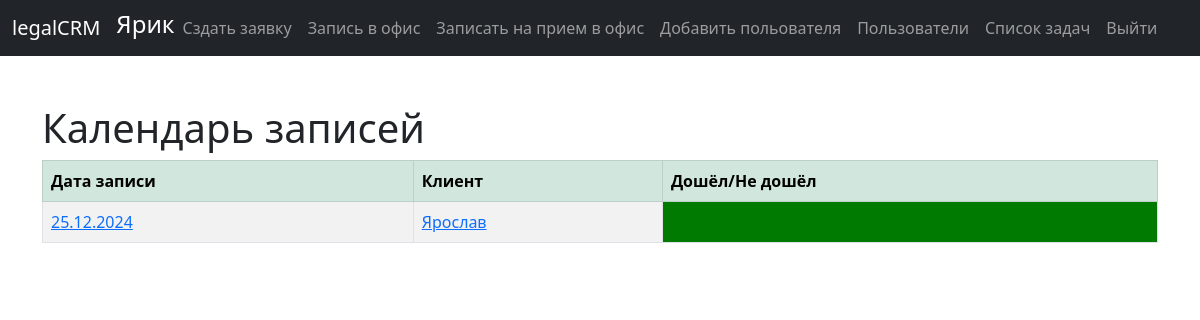
/com/ (signed in), run on the app's committed database.
### accounts/models.py (models this page shows)
class User(AbstractUser):
    status = models.CharField(max_length=50)

### coming/models.py (models this page shows)
class Coming(models.Model):
    date = models.DateTimeField()
    come = models.BooleanField(default=False)
    lead = models.OneToOneField(Record, on_delete=models.CASCADE, default=None,
                                null=True,
                                blank=True, related_name='coming')

### leads/models.py (models this page shows)
class Record(models.Model):
    name = models.CharField(max_length=50,default=None, null=True)
    phone = models.CharField(max_length=50, default=None, null=True)
    description  = models.CharField(max_length=500, default=None, null=True)
    status = models.CharField(max_length=50,  default='Новая', null=True)
    created_at = models.DateTimeField(auto_now_add=True)
    employees_KC = models.CharField(max_length=50, default="Не прикреплен")
    employees_UPP = models.CharField(max_length=50,default="Не прикреплен")
    in_work = models.BooleanField(default=False)
    def __str__(self):
        return f"{self.name}"

### coming/views.py (the view)
# urls.py: path('', appointments, name='appointments'),
def appointments(request):
    comings = Coming.objects.all()
    mas = {}
    for i in comings:
        name = Record.objects.get(pk=i.lead_id)
        mas[i.lead_id] = name.name
    print(mas)
    return render(request, "appointments.html", {"comings": comings, "mas":mas})

### coming/templates/appointments.html (shortened to what this page needs)
{% extends "base.html" %}
{% block content %}
<h1>Календарь записей</h1>
<table class="table table-striped table-bordered table-hover">
      <thead class="table-success">
        <tr>
          <th scope="col">Дата записи</th>
            <th scope="col">Клиент</th>
            {% if user.status == "Директор ЮПП" or user.status == "Директор КЦ" or user.status == "Администратор" or user.status == "Менеджер" %}
                  <th scope="col">Дошёл/Не дошёл</th>
            {% endif %}
            </tr>
      </thead>
      <tbody>
         {% for come in comings %}
         <tr>
            <td><a href="{% url 'record' come.lead_id %}">{{ come.date|date:"j.n.Y" }}</a></td>
             <td><a href="{% url 'record' come.lead_id %}">{{ come.lead }}</a></td>
                {% if user.status == "Директор ЮПП" or user.status == "Директор КЦ" or user.status == "Администратор" or user.status == "Менеджер"%}
                    {% if come.come == 0 %}
                    <td style="background-color: red;" ></td>
                    {% else %}
                    <td style="background-color: green;" ></td>
                    {% endif %}
               {% endif %}
         </tr>
      {% endfor %}
      </tbody>
    </table>
    {% endblock content %}

### leads/templates/navbar.html (shortened to what this page needs)
<nav class="navbar navbar-expand-lg navbar-dark bg-dark">
    <div class="container-fluid">
      <a class="navbar-brand" href="{% url 'home' %}">legalCRM</a>
        <li class="nav-item" style=" display: flex; ">
            <h4 style="color:#fff;">{{ user.username }}</h4>
          </li>
      <div class="collapse navbar-collapse" id="navbarSupportedContent">
        <ul class="navbar-nav me-auto mb-2 mb-lg-0">
          {% if user.is_authenticated %}
          {% if user.status == "Директор КЦ" or user.status == "Администратор" %}
          <li class="nav-item">
            <a class="nav-link"  href="{% url 'add_record'%}">Сздать заявку</a>
          </li>
            <li class="nav-item">
                    <a class="nav-link"  href="{% url 'appointments'%}">Запись в офис</a>
              </li>
            <li class="nav-item">
                    <a class="nav-link"  href="{% url 'add_appointments'%}">Записать на прием в офис</a>
              </li>
          {% endif %}
          {% if user.status == "Администратор"%}
          <li class="nav-item">
              <a class="nav-link"  href="{% url 'reg'%}">Добавить польователя</a>
            </li>
            <li class="nav-item">
                <a class="nav-link"  href="{% url 'employees'%}">Пользователи</a>
            </li>
            <li class="nav-item">
                    <a class="nav-link"  href="{% url 'todolist'%}">Список задач</a>
              </li>
            {% endif %}
            {% else%}
            <li class="nav-item">
              <a class="nav-link"  href="{% url 'home'%}">Login</a>
            </li>
          {% endif %}
            <li class="nav-item">
            <a class="nav-link"  href="{% url 'logout'%}">Выйти</a>
          </li>
        </ul>
      </div>
    </div>
  </nav>

### data on the page
User: username "Ярик"
Coming: date "25.12.2024", lead "Ярослав", come True (drawn)
